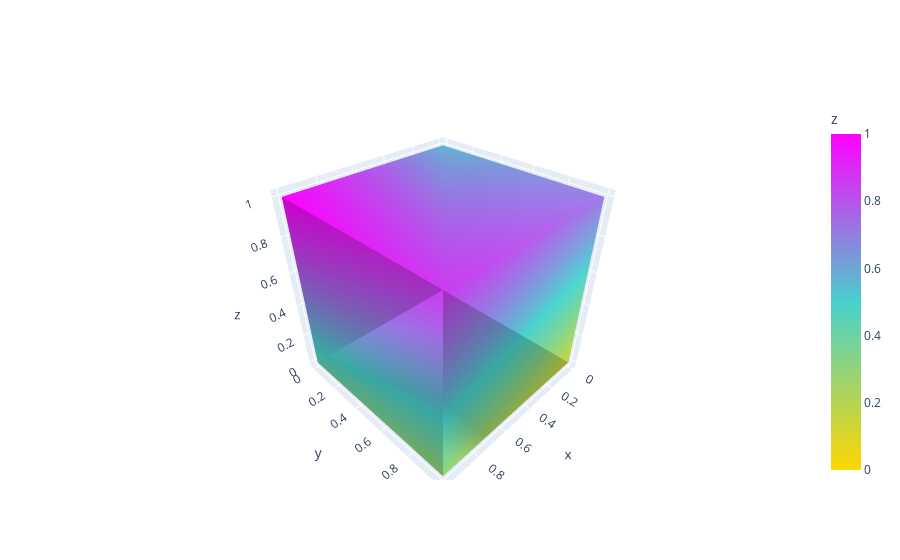

The notebook cell this image was saved under:
### Markdown cell above
# Mesh cube

### Code cell
import plotly.graph_objects as go
import numpy as np

fig = go.Figure(data=[
    go.Mesh3d(
        # 8 vertices of a cube
        x=[0, 0, 1, 1, 0, 0, 1, 1],
        y=[0, 1, 1, 0, 0, 1, 1, 0],
        z=[0, 0, 0, 0, 1, 1, 1, 1],
        colorbar_title='z',
        colorscale=[[0, 'gold'],
                    [0.5, 'mediumturquoise'],
                    [1, 'magenta']],
        # Intensity of each vertex, which will be interpolated and color-coded
        intensity = np.linspace(0, 1, 8, endpoint=True),
        # i, j and k give the vertices of triangles
        i = [7, 0, 0, 0, 4, 4, 6, 6, 4, 0, 3, 2],
        j = [3, 4, 1, 2, 5, 6, 5, 2, 0, 1, 6, 3],
        k = [0, 7, 2, 3, 6, 7, 1, 1, 5, 5, 7, 6],
        name='y',
        showscale=True
    )
])

fig.show()

### Figure 1 — Plotly figure (JSON) as saved in the notebook; plotly's stock layout.template omitted (floating-point values rounded to 4 significant figures)
{"data": [{"colorbar": {"title": {"text": "z"}}, "colorscale": [[0, "gold"], [0.5, "mediumturquoise"], [1, "magenta"]], "i": [7, 0, 0, 0, 4, 4, 6, 6, 4, 0, 3, 2], "intensity": [0, 0.1429, 0.2857, 0.4286, 0.5714, 0.7143, 0.8571, 1], "j": [3, 4, 1, 2, 5, 6, 5, 2, 0, 1, 6, 3], "k": [0, 7, 2, 3, 6, 7, 1, 1, 5, 5, 7, 6], "name": "y", "showscale": true, "type": "mesh3d", "x": [0, 0, 1, 1, 0, 0, 1, 1], "y": [0, 1, 1, 0, 0, 1, 1, 0], "z": [0, 0, 0, 0, 1, 1, 1, 1]}], "layout": {}}
